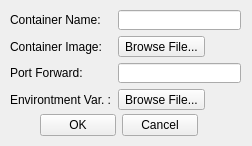
<?xml version="1.0" encoding="UTF-8"?>
<ui version="4.0">
 <class>Form</class>
 <widget class="QWidget" name="Form">
  <property name="geometry">
   <rect>
    <x>0</x>
    <y>0</y>
    <width>252</width>
    <height>146</height>
   </rect>
  </property>
  <property name="windowTitle">
   <string>Form</string>
  </property>
  <widget class="QWidget" name="gridLayoutWidget">
   <property name="geometry">
    <rect>
     <x>40</x>
     <y>110</y>
     <width>158</width>
     <height>31</height>
    </rect>
   </property>
   <layout class="QGridLayout" name="gridLayout_2">
    <item row="0" column="0">
     <widget class="QPushButton" name="pushButton_2">
      <property name="text">
       <string>OK</string>
      </property>
     </widget>
    </item>
    <item row="0" column="1">
     <widget class="QPushButton" name="pushButton_6">
      <property name="text">
       <string>Cancel</string>
      </property>
     </widget>
    </item>
   </layout>
  </widget>
  <widget class="QWidget" name="formLayoutWidget">
   <property name="geometry">
    <rect>
     <x>10</x>
     <y>10</y>
     <width>231</width>
     <height>100</height>
    </rect>
   </property>
   <layout class="QFormLayout" name="formLayout">
    <property name="labelAlignment">
     <set>Qt::AlignLeading|Qt::AlignLeft|Qt::AlignVCenter</set>
    </property>
    <item row="0" column="0">
     <widget class="QLabel" name="label">
      <property name="text">
       <string>Container Name:</string>
      </property>
     </widget>
    </item>
    <item row="0" column="1">
     <widget class="QLineEdit" name="lineEdit"/>
    </item>
    <item row="1" column="0">
     <widget class="QLabel" name="label_2">
      <property name="text">
       <string>Container Image:</string>
      </property>
     </widget>
    </item>
    <item row="2" column="0">
     <widget class="QLabel" name="label_3">
      <property name="text">
       <string>Port Forward:</string>
      </property>
     </widget>
    </item>
    <item row="3" column="0">
     <widget class="QLabel" name="label_4">
      <property name="text">
       <string>Environtment Var. :</string>
      </property>
     </widget>
    </item>
    <item row="1" column="1">
     <widget class="QToolButton" name="toolButton">
      <property name="text">
       <string>Browse File...</string>
      </property>
     </widget>
    </item>
    <item row="2" column="1">
     <widget class="QLineEdit" name="lineEdit_2"/>
    </item>
    <item row="3" column="1">
     <widget class="QToolButton" name="toolButton_2">
      <property name="text">
       <string>Browse File...</string>
      </property>
     </widget>
    </item>
   </layout>
  </widget>
 </widget>
 <resources/>
 <connections/>
</ui>
